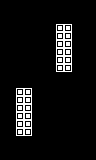

Rendered tile map (Tiled .tmx) drawn with the repository's tilesets; below, a short description and the map source with its tile grids summarised:
An orthogonal 12x20 tile map with 8x8 px tiles, 1 tile layer (main) and 1 object (flyingRtoL).

<map version="1.0" orientation="orthogonal" renderorder="right-down" width="12" height="20" tilewidth="8" tileheight="8" nextobjectid="3">
 <properties>
  <property name="type" value="openChunk" />
 </properties>
 <tileset firstgid="1" name="tiles" tilewidth="8" tileheight="8" tilecount="24" columns="6">
  <image source="../../../images/tiles.png" width="48" height="32" />
 </tileset>
 <layer name="main" width="12" height="20">
  <data>[240 cells, 24 non-empty, 1 distinct tile ids]</data>
 </layer>
 <objectgroup name="objects" />
 <objectgroup name="enemies">
  <object id="1" name="flying" type="flyingRtoL" gid="4" x="24" y="48" width="8" height="8" />
 </objectgroup>
</map>
